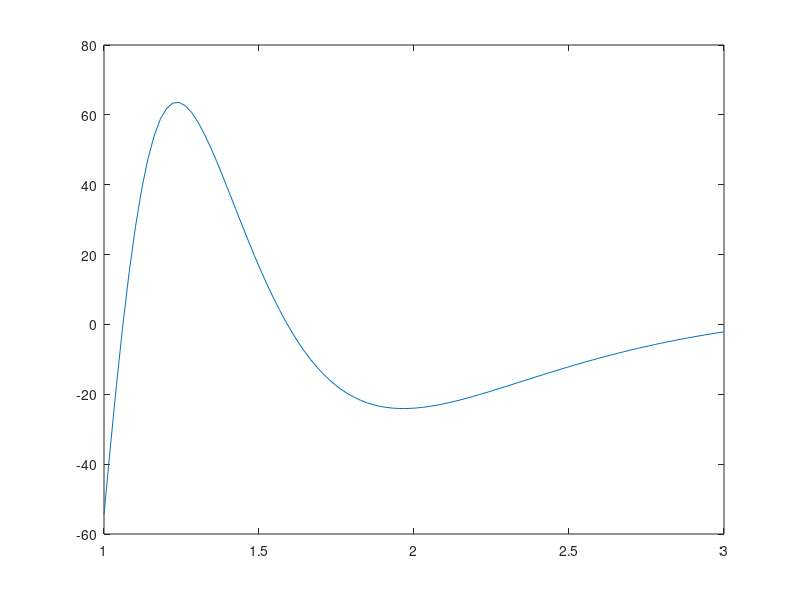

This chart was generated by the following MATLAB code: (Note: this script raises an error after producing the figure.)

format long;

a = 1;
b = 3;
val = -1.4260247818;

f = @(x) 100 ./ (x.^2) .* sin(10 ./ x);
x = linspace(1, 3, 100);
eps = 10^(-4);

plot(x, f(x));

adapt = adaptive(f, a, b, eps)
err1 = abs(val - adapt)

is50 = simp(f, a, b, 50)
err1 = abs(val - is50)

is100 = simp(f, a, b, 100)
err1 = abs(val - is100)

